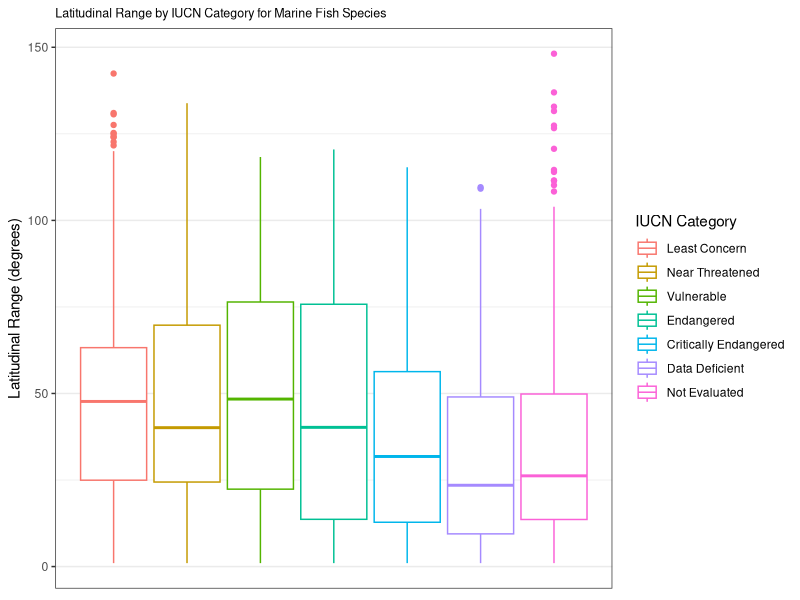
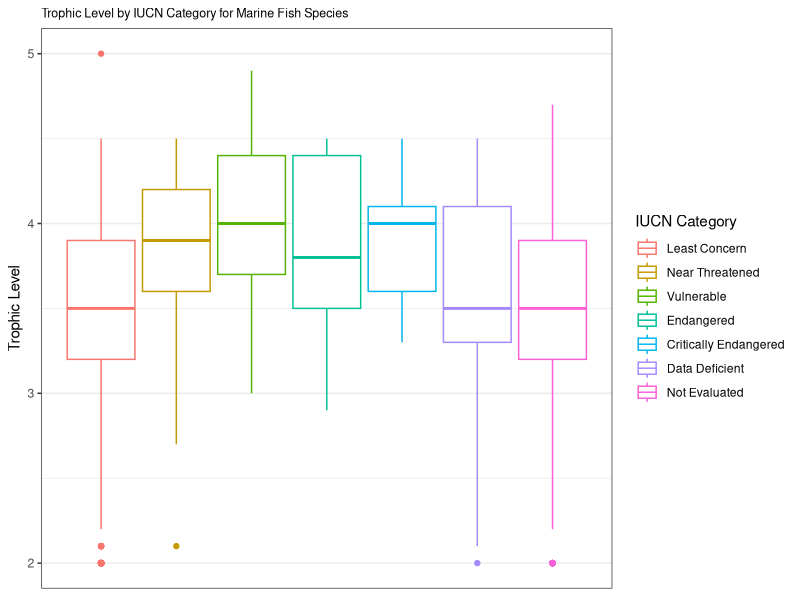
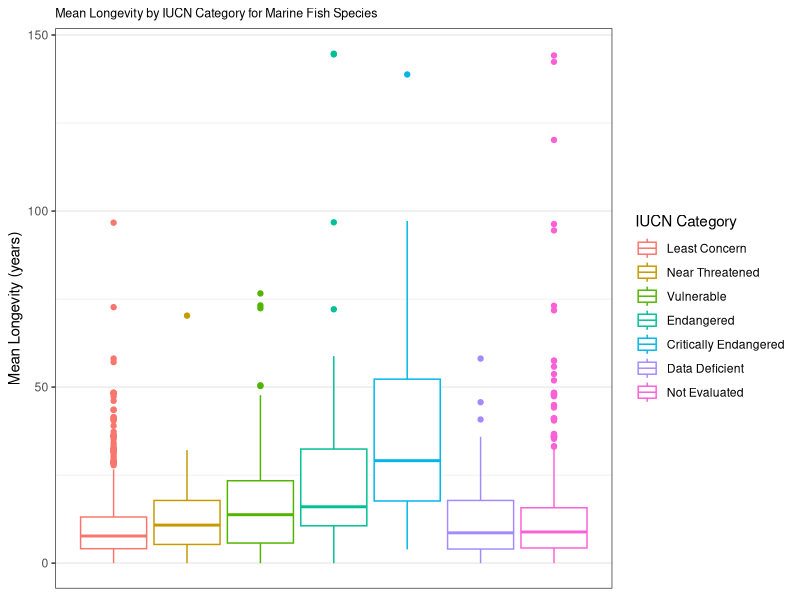
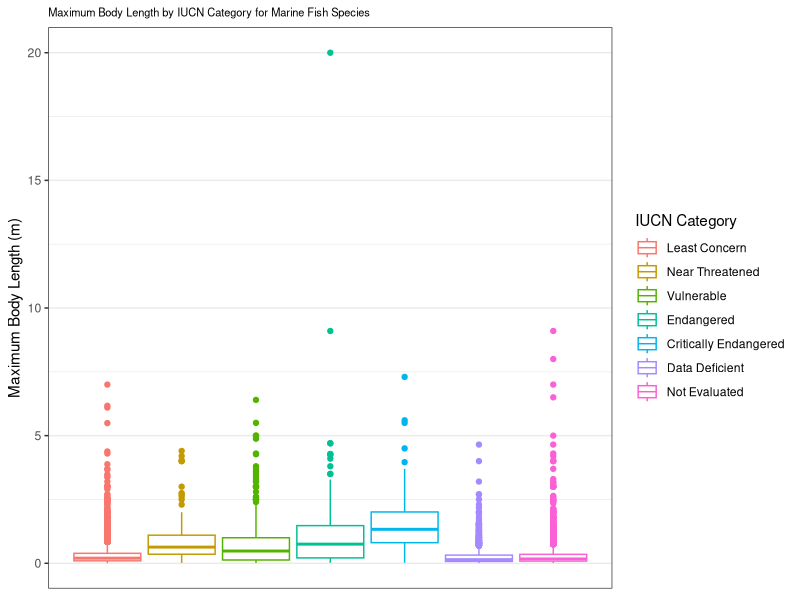
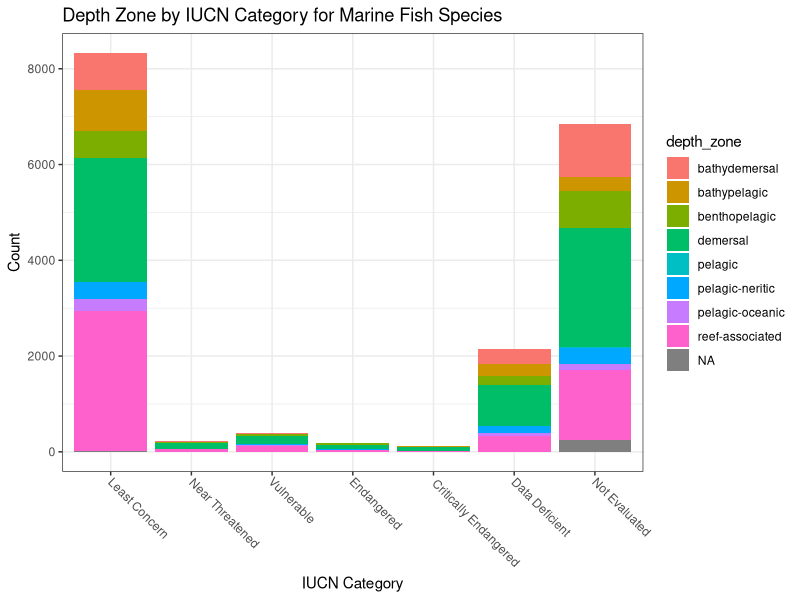

These figures' R source, in order:

# setup -------------------------------------------------------------------

library(tidyverse)

full_dataset <- read_csv('no_pan_dataset.csv')

for_figures <- full_dataset  %>% 
  distinct() %>% 
  mutate(iucn_text = case_when(
    iucn_category == 1 ~ 'Least Concern',
    iucn_category == 2 ~ 'Near Threatened',
    iucn_category == 3 ~ 'Vulnerable',
    iucn_category == 4 ~ 'Endangered',
    iucn_category == 5 ~ 'Critically Endangered',
    iucn_category == 'dd' ~ 'Data Deficient',
    iucn_category == 'ne' ~ 'Not Evaluated') %>% 
      factor(
        levels = c('Least Concern', 'Near Threatened', 'Vulnerable', 'Endangered', 'Critically Endangered', 'Data Deficient', 'Not Evaluated')))


# data plots --------------------------------------------------------------

# lat range
ggplot(for_figures) +
  geom_boxplot(
    mapping = aes(
      y = lat_range,
      color = iucn_text)) +
  labs(
    title = 'Latitudinal Range by IUCN Category for Marine Fish Species',
    y = 'Latitudinal Range (degrees)',
    color = 'IUCN Category') +
  theme_bw() +
  theme(
    plot.title = element_text(size = 9),
    axis.ticks.x = element_blank(),
    axis.text.x = element_blank(),
    panel.grid.major.x = element_blank(),
    panel.grid.minor.x = element_blank())

# trophic level
ggplot(for_figures) +
  geom_boxplot(
    mapping = aes(
      y = trophic_level,
      color = iucn_text)) +
  labs(
    title = 'Trophic Level by IUCN Category for Marine Fish Species',
    y = 'Trophic Level',
    color = 'IUCN Category') +
  theme_bw() +
  theme(
    plot.title = element_text(size = 9),
    axis.ticks.x = element_blank(),
    axis.text.x = element_blank(),
    panel.grid.major.x = element_blank(),
    panel.grid.minor.x = element_blank())

# longevity
ggplot(for_figures) +
  geom_boxplot(
    mapping = aes(
      y = longevity,
      color = iucn_text)) +
  labs(
    title = 'Mean Longevity by IUCN Category for Marine Fish Species',
    y = 'Mean Longevity (years)',
    color = 'IUCN Category') +
  theme_bw() +
  theme(
    plot.title = element_text(size = 9),
    axis.ticks.x = element_blank(),
    axis.text.x = element_blank(),
    panel.grid.major.x = element_blank(),
    panel.grid.minor.x = element_blank())

# length
ggplot(for_figures) +
  geom_boxplot(
    mapping = aes(
      y = length_m,
      color = iucn_text)) +
  labs(
    title = 'Maximum Body Length by IUCN Category for Marine Fish Species',
    y = 'Maximum Body Length (m)',
    color = 'IUCN Category') +
  theme_bw() +
  theme(
    plot.title = element_text(size = 8),
    axis.ticks.x = element_blank(),
    axis.text.x = element_blank(),
    panel.grid.major.x = element_blank(),
    panel.grid.minor.x = element_blank())

# depth zone
ggplot(for_figures) +
  geom_bar(
    mapping = aes(
      x = iucn_text,
      fill = depth_zone)) + 
  labs(
    title = 'Depth Zone by IUCN Category for Marine Fish Species',
    x = 'IUCN Category',
    y = 'Count',
    color = 'Depth Zone') +
  theme_bw() +
  theme(
    axis.text.x = element_text(angle = -45, hjust = -0.05))

